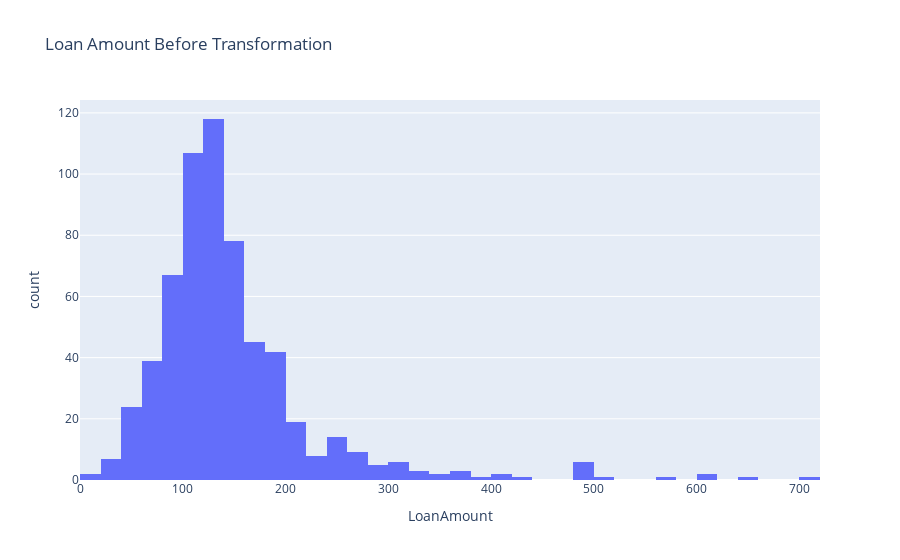

Notebook code for this chart:
### Code cell
fig = px.histogram(data, x="LoanAmount", title='Loan Amount Before Transformation')
fig.show()

### Figure 1 — Plotly figure (JSON) as saved in the notebook; plotly's stock layout.template omitted (floating-point values rounded to 4 significant figures; data arrays with more than 128 entries replaced by an {"elided": "..."} marker saying what was removed)
{"data": [{"alignmentgroup": "True", "bingroup": "x", "hovertemplate": "LoanAmount=%{x}<br>count=%{y}<extra></extra>", "legendgroup": "", "marker": {"color": "#636efa", "pattern": {"shape": ""}}, "name": "", "offsetgroup": "", "orientation": "v", "showlegend": false, "type": "histogram", "x": {"elided": "614 float values"}, "xaxis": "x", "yaxis": "y"}], "layout": {"barmode": "relative", "legend": {"tracegroupgap": 0}, "title": {"text": "Loan Amount Before Transformation"}, "xaxis": {"anchor": "y", "domain": [0, 1], "title": {"text": "LoanAmount"}}, "yaxis": {"anchor": "x", "domain": [0, 1], "title": {"text": "count"}}}}
